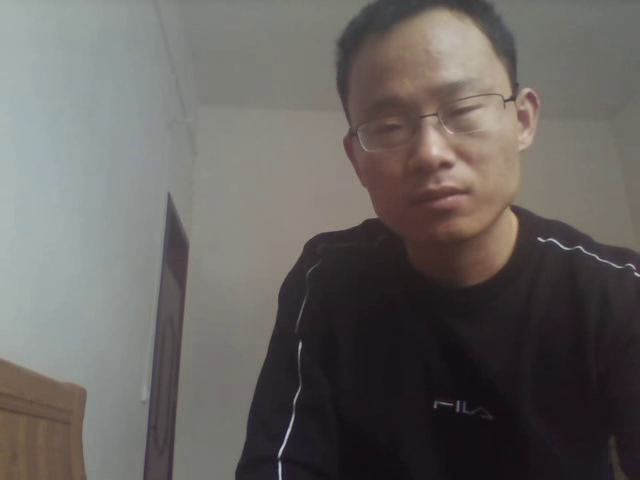
#> input picture frame 35 of Opencv-Python/test.avi, 640 x 480 px, given in place of vtest.avi, which was not available
$ python '物体追踪.py'
#> lines starting #> are read from the running program, lines starting #| are printed output that depends on the picture; after the words box and inside, x2 and y2 are one past the last pixel; in counts of white or black regions, pixels touching at a corner belong together; pictures that were not available may be replaced by others from this repository, and a replacement may not be noted
# _*_ coding: utf-8 _*_
# @Time     : 2019/3/4 20:35
# @Author   : Ole211
# @Site     :
# @File     : 物体追踪.py
# @Software : PyCharm
'''
读取图像， 获取BGR格式的像素值， 然后转换乘hsv格式， 再利用inRange函数进行
颜色分离， 标记出来

HSV的颜色取值范围
H： Hue通道， 色调， 颜色种类
S： Saturation 饱和度， 颜色浓淡
V:  Value 明亮度， 颜色明亮度
H: 0-180
S: 0-255
V: 0-255
'''
import cv2
import numpy as np
import matplotlib.pyplot as plt
import os
os.chdir('e:\\MP4\\')

cap = cv2.VideoCapture('vtest.avi')
while(1):
    ret, frame = cap.read()
#> frame is the input picture: shape (480, 640, 3); mean B, G, R 96.5, 98.9, 102.7
    # 把每一帧的图像转换成hsv格式
    hsv = cv2.cvtColor(frame, cv2.COLOR_BGR2HSV)
#> hsv: shape (480, 640, 3); mean H, S, V 74.1, 33.2, 104.9

    # 确定颜色空间
    lower_hsv = np.array([11, 43, 46])
    upper_hsv = np.array([25, 255, 255])

    # 进行颜色分离
    mask = cv2.inRange(hsv, lower_hsv, upper_hsv)
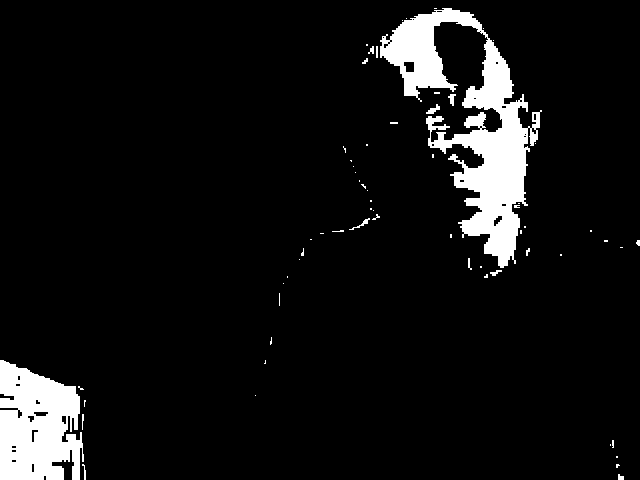
#> mask: shape (480, 640); 7.3% white; 65 white regions (51 under 20 px), largest, box (x1, y1, x2, y2) and area: (380, 8, 542, 268) 13999, (0, 360, 84, 480) 7697, (426, 104, 440, 114) 64

    # 在图像上标记
    dst = cv2.bitwise_and(frame, frame, mask=mask)
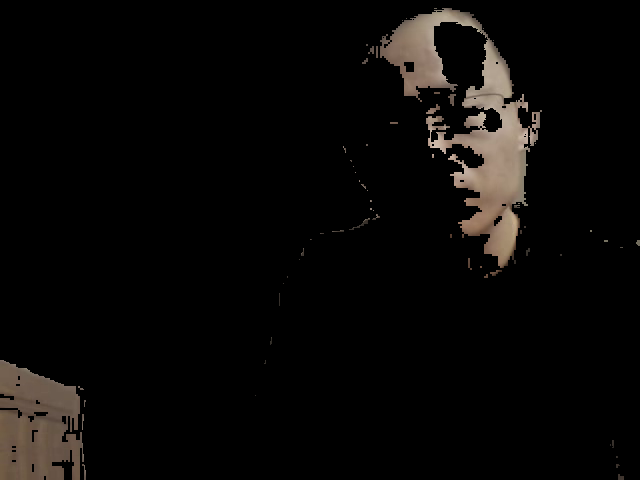
#> dst: shape (480, 640, 3); mean B, G, R 7.3, 8.5, 10

    cv2.imshow('video', frame)
    cv2.imshow('mask', mask)
    cv2.imshow('result', dst)
    if cv2.waitKey(1) & 0xFF == ord('q'):
#> (key q is pressed here)
        break
cap.release()
cv2.destroyAllWindows()

$ run again, starting later in the video
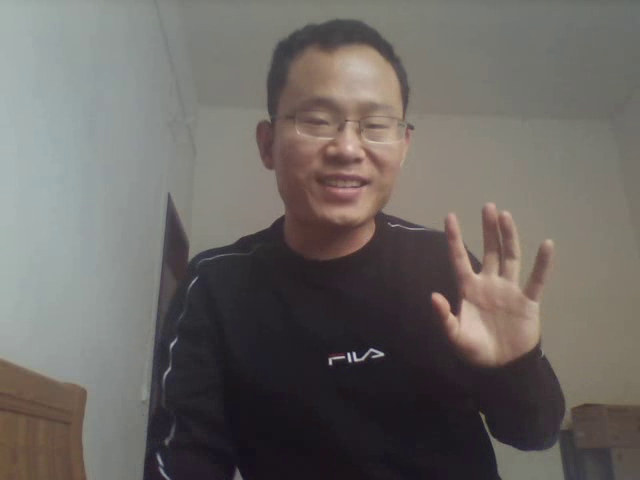
#> input picture frame 159 of Opencv-Python/test.avi, 640 x 480 px, given in place of vtest.avi, which was not available
#> frame is the input picture: shape (480, 640, 3); mean B, G, R 99.9, 103.2, 107.9
#> hsv: shape (480, 640, 3); mean H, S, V 68.6, 34.3, 110.2
#> `mask = cv2.inRange(hsv, lower_hsv, upper_hsv)`:
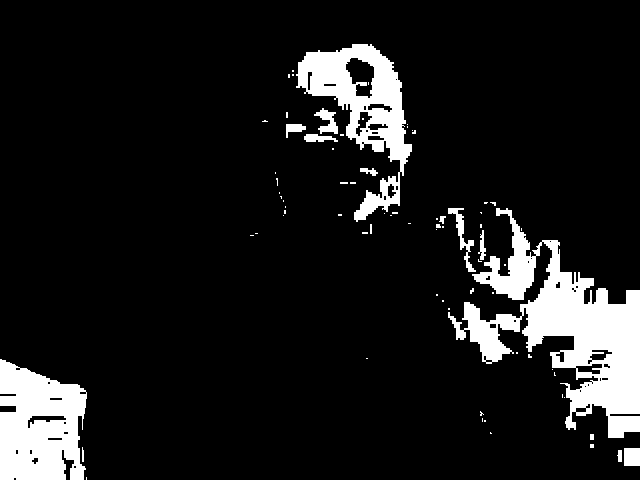
#> mask: shape (480, 640); 10.8% white; 75 white regions (60 under 20 px), largest, box (x1, y1, x2, y2) and area: (448, 208, 640, 438) 15819, (0, 359, 87, 480) 8087, (296, 44, 412, 222) 7312
#> `dst = cv2.bitwise_and(frame, frame, mask=mask)`:
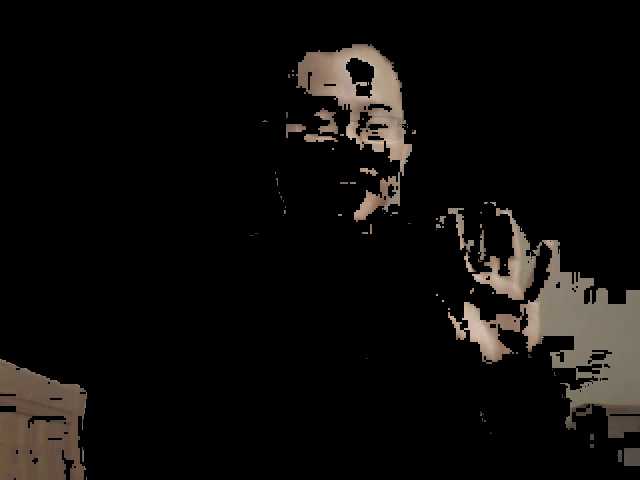
#> dst: shape (480, 640, 3); mean B, G, R 11, 12.7, 14.6

$ run again, starting later in the video
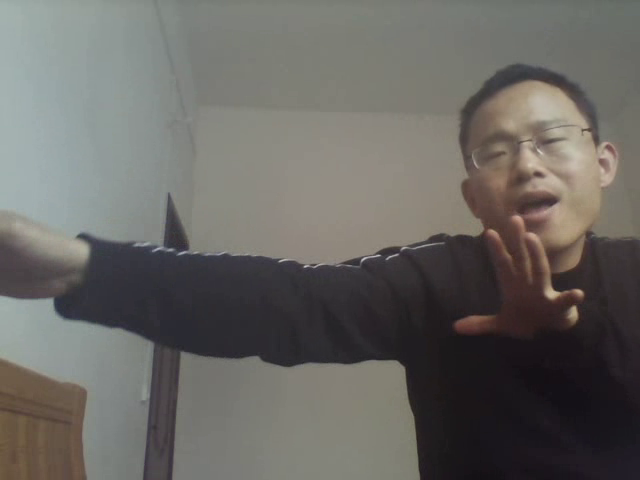
#> input picture frame 283 of Opencv-Python/test.avi, 640 x 480 px, given in place of vtest.avi, which was not available
#> frame is the input picture: shape (480, 640, 3); mean B, G, R 99.2, 103.2, 105.3
#> hsv: shape (480, 640, 3); mean H, S, V 67.8, 29.7, 107.9
#> `mask = cv2.inRange(hsv, lower_hsv, upper_hsv)`:
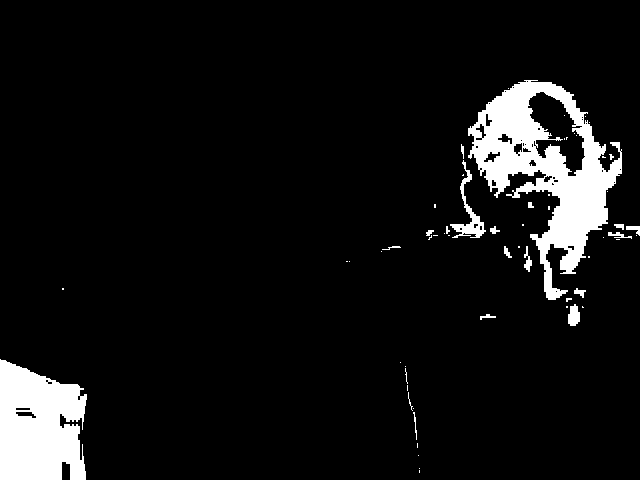
#> mask: shape (480, 640); 7.4% white; 60 white regions (41 under 20 px), largest, box (x1, y1, x2, y2) and area: (468, 80, 622, 300) 12844, (0, 359, 87, 480) 8369, (450, 160, 486, 238) 630
#> `dst = cv2.bitwise_and(frame, frame, mask=mask)`:
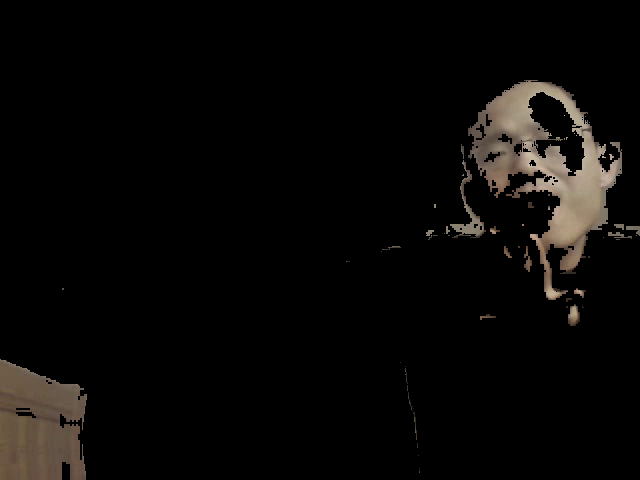
#> dst: shape (480, 640, 3); mean B, G, R 7, 8.3, 9.6
